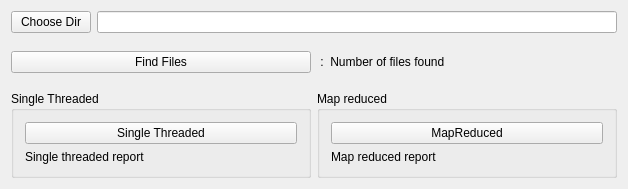
<?xml version="1.0" encoding="UTF-8"?>
<ui version="4.0">
 <class>Widget</class>
 <widget class="QWidget" name="Widget">
  <property name="geometry">
   <rect>
    <x>0</x>
    <y>0</y>
    <width>628</width>
    <height>189</height>
   </rect>
  </property>
  <property name="windowTitle">
   <string>Widget</string>
  </property>
  <layout class="QVBoxLayout" name="verticalLayout_5">
   <item>
    <layout class="QHBoxLayout" name="horizontalLayout_2">
     <item>
      <widget class="QPushButton" name="chooseDirButton">
       <property name="text">
        <string>Choose Dir</string>
       </property>
      </widget>
     </item>
     <item>
      <widget class="QLineEdit" name="dirLineEdit"/>
     </item>
    </layout>
   </item>
   <item>
    <layout class="QHBoxLayout" name="horizontalLayout_3">
     <item>
      <widget class="QPushButton" name="findFilesButton">
       <property name="text">
        <string>Find Files</string>
       </property>
      </widget>
     </item>
     <item>
      <widget class="QLabel" name="foundFilesLabel">
       <property name="text">
        <string> :  Number of files found</string>
       </property>
      </widget>
     </item>
    </layout>
   </item>
   <item>
    <layout class="QHBoxLayout" name="horizontalLayout">
     <item>
      <widget class="QGroupBox" name="groupBox">
       <property name="title">
        <string>Single Threaded</string>
       </property>
       <layout class="QVBoxLayout" name="verticalLayout_2">
        <item>
         <layout class="QVBoxLayout" name="verticalLayout">
          <item>
           <widget class="QPushButton" name="singleThreadedButton">
            <property name="text">
             <string>Single Threaded</string>
            </property>
           </widget>
          </item>
          <item>
           <widget class="QLabel" name="singleThreadedLabel">
            <property name="text">
             <string>Single threaded report</string>
            </property>
           </widget>
          </item>
         </layout>
        </item>
       </layout>
      </widget>
     </item>
     <item>
      <widget class="QGroupBox" name="groupBox_2">
       <property name="title">
        <string>Map reduced</string>
       </property>
       <layout class="QVBoxLayout" name="verticalLayout_4">
        <item>
         <layout class="QVBoxLayout" name="verticalLayout_3">
          <item>
           <widget class="QPushButton" name="mapReducedButton">
            <property name="text">
             <string>MapReduced</string>
            </property>
           </widget>
          </item>
          <item>
           <widget class="QLabel" name="mapReducedLabel">
            <property name="text">
             <string>Map reduced report</string>
            </property>
           </widget>
          </item>
         </layout>
        </item>
       </layout>
      </widget>
     </item>
    </layout>
   </item>
  </layout>
 </widget>
 <layoutdefault spacing="6" margin="11"/>
 <resources/>
 <connections/>
</ui>
